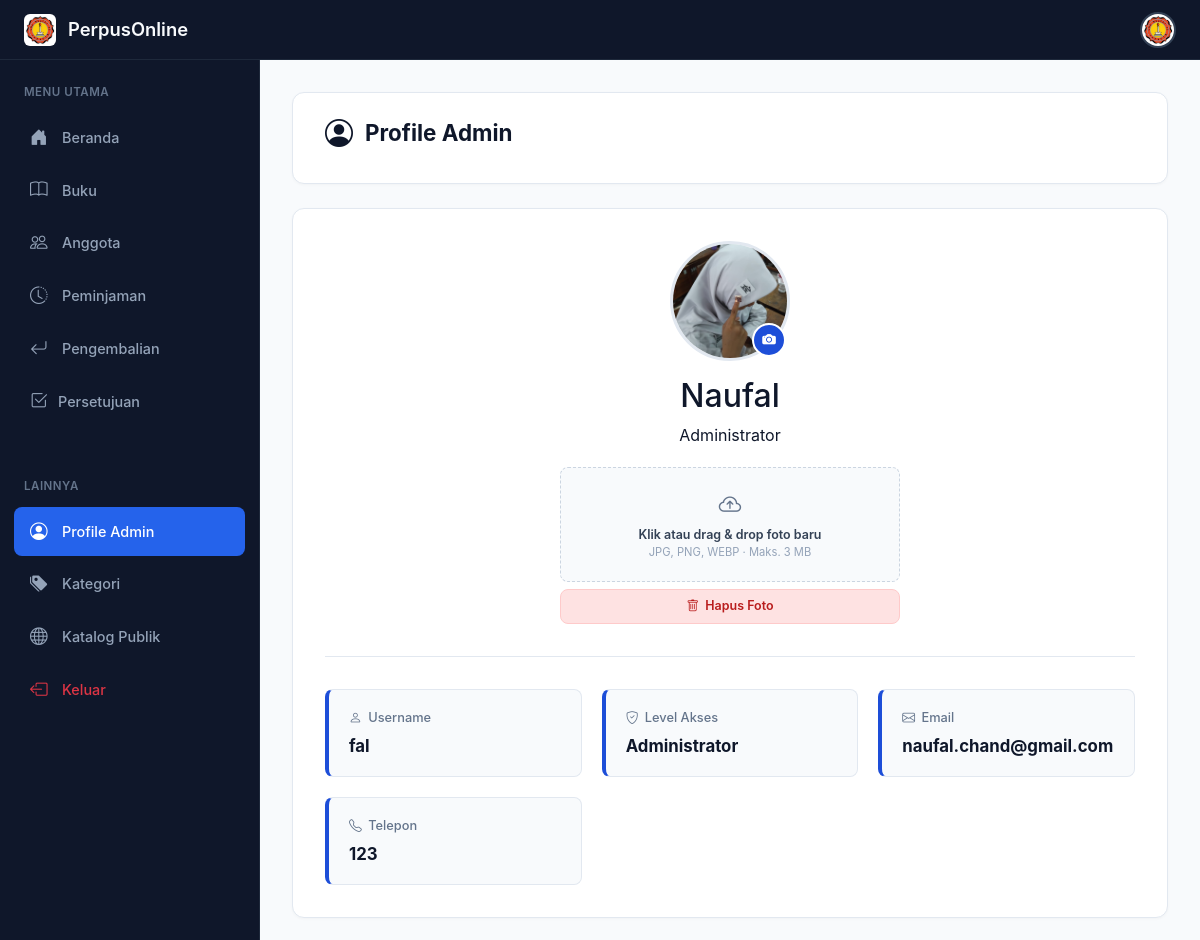
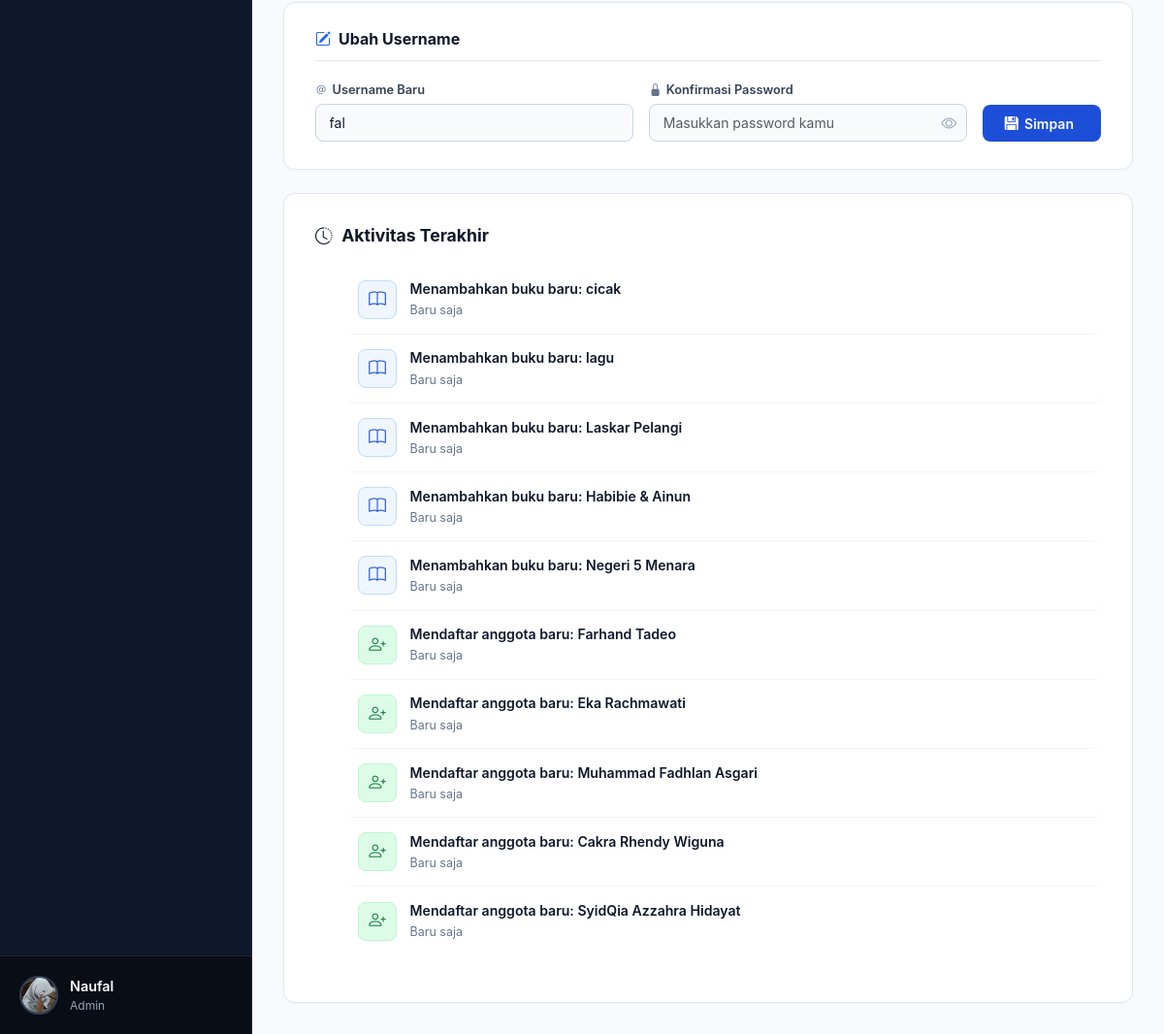
Screenshot of /profile_admin.php (signed in) with the database file from the repository (2 pictures, top to bottom).
### tables this page shows
CREATE TABLE `user` (
  `id_user` int NOT NULL AUTO_INCREMENT,
  `nama` varchar(255) NOT NULL,
  `nis` varchar(20) DEFAULT NULL,
  `username` varchar(255) NOT NULL,
  `password` varchar(255) NOT NULL,
  `email` varchar(255) NOT NULL,
  `alamat` varchar(255) NOT NULL,
  `no_hp` int NOT NULL,
  `level` enum('admin','anggota') NOT NULL,
  `foto_profil` varchar(255) DEFAULT NULL,
  PRIMARY KEY (`id_user`)
);

### profile_admin.php (the view, shortened to what this page needs)
<?php
$conn = new mysqli("localhost", "root", "", "perpustakaan");
$id_user  = $_SESSION['id_user'] ?? null;
$nama     = $_SESSION['nama']     ?? '';
$username = $_SESSION['username'] ?? '';
$adminData = null;
if ($id_user) {
    $res = $conn->query("SELECT * FROM user WHERE id_user = $id_user LIMIT 1");
    if ($res && $res->num_rows > 0) $adminData = $res->fetch_assoc();
}
$foto_profil = $adminData['foto_profil'] ?? '';
$email       = $adminData['email']       ?? 'naufal.chand@gmail.com';
$no_hp       = $adminData['no_hp']       ?? '+62 813-1877-5548';
function time_ago($datetime) {
    $ts = strtotime($datetime);
    $diff = time() - $ts;
    if ($diff < 60)     return 'Baru saja';
    return date('d M Y', $ts);
}
$activities = [];
$rb = $conn->query("SELECT judul_buku, id_buku FROM buku ORDER BY id_buku DESC LIMIT 5");
if ($rb) while ($r = $rb->fetch_assoc())
    $activities[] = ['text'=>'Menambahkan buku baru: '.$r['judul_buku'], 'time'=>date('Y-m-d H:i:s'), 'icon'=>'bi-book', 'color'=>'blue'];
$ra = $conn->query("SELECT nama, id_user FROM user WHERE level='anggota' ORDER BY id_user DESC LIMIT 5");
if ($ra) while ($r = $ra->fetch_assoc())
    $activities[] = ['text'=>'Mendaftar anggota baru: '.$r['nama'], 'time'=>date('Y-m-d H:i:s'), 'icon'=>'bi-person-plus', 'color'=>'green'];
$rp = $conn->query("SELECT p.id_peminjaman, u.nama, b.judul_buku, p.tanggal_peminjaman FROM peminjaman p JOIN user u ON p.id_user=u.id_user JOIN buku b ON p.id_buku=b.id_buku ORDER BY p.tanggal_peminjaman DESC LIMIT 5");
if ($rp) while ($r = $rp->fetch_assoc())
    $activities[] = ['text'=>'Peminjaman: '.$r['judul_buku'].' oleh '.$r['nama'], 'time'=>$r['tanggal_peminjaman'], 'icon'=>'bi-clock-history', 'color'=>'orange'];
usort($activities, fn($a,$b) => strtotime($b['time']) - strtotime($a['time']));
$activities = array_slice($activities, 0, 10);
$inisial  = strtoupper(mb_substr($nama, 0, 1));
$fotoPath = (!empty($foto_profil) && file_exists('foto_profil/'.$foto_profil)) ? 'foto_profil/'.$foto_profil : '';
?>
<!DOCTYPE html>
<html lang="id">
<head>
    <link href="https://cdn.jsdelivr.net/npm/bootstrap@5.3.2/dist/css/bootstrap.min.css" rel="stylesheet">
    <link rel="stylesheet" href="https://cdn.jsdelivr.net/npm/bootstrap-icons@1.11.1/font/bootstrap-icons.css">
    <link rel="stylesheet" href="katalog_styles.css">
</head>
<body>
<header class="main-header">
    <a href="beranda.php" class="brand"><img src="logo 40.jpeg" alt="Logo"><span><?= NAMA_PERPUS ?></span></a>
    <div class="search-box">
        <img src="logo 40.jpeg" alt="User" class="user-avatar" data-bs-toggle="dropdown">
    </div>
</header>
<div class="layout-wrapper">
<aside class="sidebar" id="sidebar">
    <div class="sidebar-section">
        <div class="sidebar-title">Menu Utama</div>
        <div class="nav-item"><a href="beranda.php" class="nav-link"><i class="bi bi-house-door-fill"></i><span>Beranda</span></a></div>
        <div class="nav-item"><a href="buku.php" class="nav-link"><i class="bi bi-book"></i><span>Buku</span></a></div>
        <div class="nav-item"><a href="anggota.php" class="nav-link"><i class="bi bi-people"></i><span>Anggota</span></a></div>
        <div class="nav-item"><a href="peminjaman.php" class="nav-link"><i class="bi bi-clock-history"></i><span>Peminjaman</span></a></div>
        <div class="nav-item"><a href="pengembalian.php" class="nav-link"><i class="bi bi-arrow-return-left"></i><span>Pengembalian</span></a></div>
        <div class="nav-item">
            <a href="persetujuan_admin.php" class="nav-link d-flex align-items-center justify-content-between">
                <div class="d-flex align-items-center gap-2">
                    <i class="bi bi-check2-square"></i><span>Persetujuan</span>
                </div>
            </a>
        </div>
    </div>
    <div class="sidebar-section">
        <div class="sidebar-title">Lainnya</div>
        <div class="nav-item"><a href="profile_admin.php" class="nav-link active"><i class="bi bi-person-circle"></i><span>Profile Admin</span></a></div>
        <div class="nav-item"><a href="tambah_kategori.php" class="nav-link"><i class="bi bi-tags-fill"></i><span>Kategori</span></a></div>
        <div class="nav-item"><a href="index.php" class="nav-link"><i class="bi bi-globe"></i><span>Katalog Publik</span></a></div>
        <div class="nav-item"><a href="logout.php" class="nav-link text-danger"><i class="bi bi-box-arrow-left"></i><span>Keluar</span></a></div>
    </div>
    <div class="sidebar-user">
        <?php if ($fotoPath): ?>
            <img src="<?= htmlspecialchars($fotoPath) ?>" alt="Foto" class="sb-foto">
        <?php else: ?>
            <div class="sb-ini"><?= $inisial ?></div>
        <?php endif; ?>
        <div>
            <div class="sidebar-user-name"><?= htmlspecialchars($nama) ?></div>
            <div class="sidebar-user-role"><?= htmlspecialchars($_SESSION['level']) ?></div>
        </div>
    </div>
</aside>
<main class="main-content">
<div class="page-header">
    <h1 class="page-title"><i class="bi bi-person-circle" style="font-size:1.75rem;"></i> Profile Admin</h1>
</div>
<div class="profile-card">
    <div class="profile-header">
        <div class="avatar-wrap">
            <?php if ($fotoPath): ?>
                <img src="<?= htmlspecialchars($fotoPath) ?>?v=<?= time() ?>" alt="Foto" class="avatar-foto">
            <?php else: ?>
                <div class="avatar-ini"><?= $inisial ?></div>
            <?php endif; ?>
            <label for="fotoInputCam" class="avatar-cam" title="Ganti foto">
                <i class="bi bi-camera-fill"></i>
            </label>
        </div>
        <h2 class="profile-name"><?= htmlspecialchars($nama) ?></h2>
        <span class="profile-role">Administrator</span>
        <div class="foto-panel">
            <form method="POST" enctype="multipart/form-data" id="formFoto">
                <div class="upload-area" id="uploadArea">
                    <i class="bi bi-cloud-arrow-up ua-icon"></i>
                    <div class="ua-text">Klik atau drag &amp; drop foto baru</div>
                    <div class="ua-hint">JPG, PNG, WEBP &middot; Maks. 3 MB</div>
                </div>
            </form>
            <?php if ($fotoPath): ?>
            <a href="profile_admin.php?hapus_foto=1" class="btn-hapus-foto" onclick="return confirm('Hapus foto profil?')">
                <i class="bi bi-trash"></i> Hapus Foto
            </a>
            <?php endif; ?>
        </div>
    </div>
    <div class="profile-info">
        <div class="info-item">
            <div class="info-label"><i class="bi bi-person"></i> Username</div>
            <div class="info-value"><?= htmlspecialchars($username) ?></div>
        </div>
        <div class="info-item">
            <div class="info-label"><i class="bi bi-shield-check"></i> Level Akses</div>
            <div class="info-value">Administrator</div>
        </div>
        <div class="info-item">
            <div class="info-label"><i class="bi bi-envelope"></i> Email</div>
            <div class="info-value"><?= htmlspecialchars($email) ?></div>
        </div>
        <div class="info-item">
            <div class="info-label"><i class="bi bi-telephone"></i> Telepon</div>
            <div class="info-value"><?= htmlspecialchars($no_hp) ?></div>
        </div>
    </div>
</div>
<div class="edit-card">
    <h3 class="edit-card-title"><i class="bi bi-pencil-square" style="color:#2563eb;"></i> Ubah Username</h3>
    <form method="POST">
        <div class="row g-3">
            <div class="col-md-5">
                <label class="form-label"><i class="bi bi-at"></i> Username Baru</label>
                <input type="text" name="username_baru" class="form-control"
                       placeholder="Masukkan username baru"
                       value="<?= htmlspecialchars($username) ?>"
                       minlength="3" required>
            </div>
            <div class="col-md-5">
                <label class="form-label"><i class="bi bi-lock-fill"></i> Konfirmasi Password</label>
                <div style="position:relative;">
                    <input type="password" name="password_cek" id="passInput" class="form-control"
                           placeholder="Masukkan password kamu" style="padding-right:2.75rem;" required>
                    <button type="button" onclick="togglePass()"
                            style="position:absolute;right:.7rem;top:50%;transform:translateY(-50%);background:none;border:none;color:#94a3b8;cursor:pointer;font-size:1rem;">
                        <i class="bi bi-eye" id="eyeIcon"></i>
                    </button>
                </div>
            </div>
            <div class="col-md-2 d-flex align-items-end">
                <button type="submit" class="btn-save w-100"><i class="bi bi-floppy-fill"></i> Simpan</button>
            </div>
        </div>
    </form>
</div>
<div class="activity-section">
    <h3 class="activity-title"><i class="bi bi-clock-history"></i> Aktivitas Terakhir</h3>
    <ul class="activity-list">
        <?php if (empty($activities)): ?>
            <li class="activity-item"><div><div class="activity-text" style="color:#94a3b8;">Belum ada aktivitas tercatat.</div></div></li>
        <?php else:
            $colorMap = ['blue'=>'act-blue','green'=>'act-green','orange'=>'act-orange','purple'=>'act-purple'];
            foreach ($activities as $act):
                $cls = $colorMap[$act['color']] ?? 'act-blue'; ?>
            <li class="activity-item">
                <div class="activity-icon <?= $cls ?>"><i class="bi <?= htmlspecialchars($act['icon']) ?>"></i></div>
                <div>
                    <div class="activity-text"><?= htmlspecialchars($act['text']) ?></div>
                    <div class="activity-time"><?= time_ago($act['time']) ?></div>
                </div>
            </li>
        <?php endforeach; endif; ?>
    </ul>
</div>
</main>
</div>
</body>
</html>

### katalog_styles.css (style rules this page uses)
:root { --primary: #1d4ed8; --primary-hover: #1e40af; --primary-light: #eff6ff; --success: #15803d; --success-light: #dcfce7; --warning: #b45309; --warning-light: #fef3c7; --danger: #b91c1c; --danger-light: #fee2e2; --slate-900: #0f172a; --slate-800: #1e293b; --slate-700: #334155; --slate-600: #475569; --slate-100: #f1f5f9; --slate-50: #f8fafc; }

### rows the page displays
user: foto_profil (picture), email "naufal.chand@gmail.com", no_hp "123"

### other values shown
NAMA_PERPUS "PerpusOnline"
$nama "Naufal"
$_SESSION['level'] "Admin"
$username "fal"
$act['text'] "Menambahkan buku baru: cicak"
time_ago($act['time']) "Baru saja"
$act['text'] "Menambahkan buku baru: lagu"
$act['text'] "Menambahkan buku baru: Laskar Pelangi"
$act['text'] "Menambahkan buku baru: Habibie & Ainun"
$act['text'] "Menambahkan buku baru: Negeri 5 Menara"
$act['text'] "Mendaftar anggota baru: Farhand Tadeo"
$act['text'] "Mendaftar anggota baru: Eka Rachmawati"
$act['text'] "Mendaftar anggota baru: Muhammad Fadhlan Asgari"
$act['text'] "Mendaftar anggota baru: Cakra Rhendy Wiguna"
$act['text'] "Mendaftar anggota baru: SyidQia Azzahra Hidayat"
